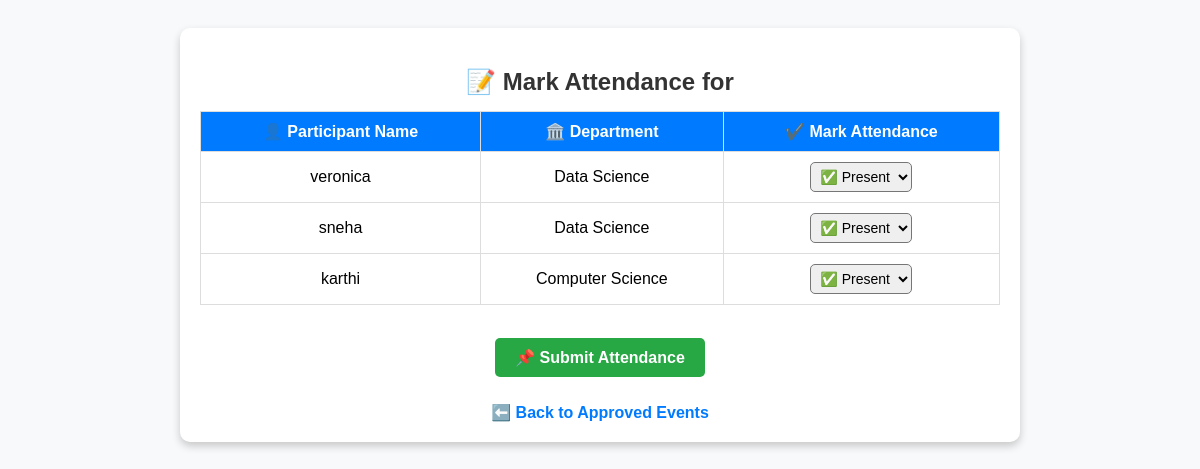
The app's page /mark_attendance/3/ (signed in) with its own data.
### myapp/models.py (models this page shows, shortened)
class EventParticipant(models.Model):
    event = models.ForeignKey(Event, on_delete=models.CASCADE)
    participant = models.ForeignKey(CustomUser, on_delete=models.CASCADE)
    status = models.CharField(max_length=10, choices=[('Present', 'Present'), ('Absent', 'Absent')], blank=True, null=True)
    certificate = models.ImageField(upload_to="certificates/", blank=True, null=True)

class CustomUser(AbstractUser):
    ROLE_CHOICES = (
        ('participant', 'Participant'),
        ('organizer', 'Organizer'),
    )
    role = models.CharField(max_length=20, choices=ROLE_CHOICES)
    department = models.ForeignKey("Department", on_delete=models.SET_NULL, null=True)

class Department(models.Model):
    name = models.CharField(max_length=20)

### myapp/views.py (the view, shortened to what this page needs)
# urls.py: path('mark_attendance/<int:event_id>/',views.mark_attendance,name='mark_attendance'),
@login_required
def mark_attendance(request, event_id):
    participants = EventParticipant.objects.filter(event_id=event_id)
    return render(request, "mark_attendance.html", {"participants": participants})

### templates/mark_attendance.html (shortened to what this page needs)
{% block content %}
<div class="container">
    <h2>📝 Mark Attendance for </h2>
    <form method="post">
        <table>
            <thead>
                <tr>
                    <th>👤 Participant Name</th>
                    <th>🏛️ Department</th>
                    <th>✔️ Mark Attendance</th>
                </tr>
            </thead>
            <tbody>
                {% for participant in participants %}
                    <tr>
                        <td>{{ participant.participant.username }}</td>
                        <td>{{ participant.participant.department.name }}</td>
                        <td>
                            <select name="status_{{ participant.participant.id}}">
                                <option value="Present">✅ Present</option>
                            </select>
                        </td>
                    </tr>
                {% endfor %}
            </tbody>
        </table>
        <br>
        <button type="submit" class="btn">📌 Submit Attendance</button>
    </form>
    <a href="{% url 'approved_events' %}" class="back-btn">⬅️ Back to Approved Events</a>
</div>
{% endblock %}

### templates/mark_attendance.html (style rules this page uses)
.container { max-width: 800px; margin: auto; background: #ffffff; padding: 20px; border-radius: 10px; box-shadow: 0 4px 8px rgba(0, 0, 0, 0.2); }
h2 { color: #333; margin-bottom: 15px; }
table { width: 100%; border-collapse: collapse; margin-top: 10px; }
th, td { border: 1px solid #ddd; padding: 10px; text-align: center; }
th { background-color: #007bff; color: white; }
td select { padding: 5px; font-size: 14px; border-radius: 5px; }
.btn { display: inline-block; padding: 10px 20px; font-size: 16px; font-weight: bold; background-color: #28a745; color: white; border-radius: 5px; text-decoration: none; transition: 0.3s; margin-top: 15px; border: none; cursor: pointer; }
.back-btn { display: inline-block; margin-top: 10px; text-decoration: none; color: #007bff; font-weight: bold; }

### records on screen
EventParticipant: participant.username "veronica", participant.department.name "Data Science", participant "✅ Present"
EventParticipant: participant.username "sneha", participant.department.name "Data Science", participant "✅ Present"
EventParticipant: participant.username "karthi", participant.department.name "Computer Science", participant "✅ Present"
